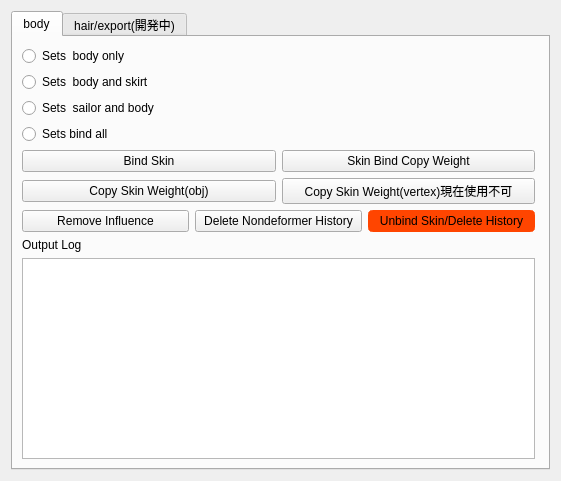
<?xml version="1.0" encoding="UTF-8"?>
<ui version="4.0">
 <class>Sinple_Bind_Tool</class>
 <widget class="QWidget" name="Sinple_Bind_Tool">
  <property name="geometry">
   <rect>
    <x>0</x>
    <y>0</y>
    <width>561</width>
    <height>481</height>
   </rect>
  </property>
  <property name="minimumSize">
   <size>
    <width>561</width>
    <height>481</height>
   </size>
  </property>
  <property name="windowTitle">
   <string>SinpleBindTool</string>
  </property>
  <layout class="QGridLayout" name="gridLayout_3">
   <item row="0" column="0">
    <widget class="QTabWidget" name="tabWidget">
     <property name="currentIndex">
      <number>0</number>
     </property>
     <widget class="QWidget" name="body">
      <property name="minimumSize">
       <size>
        <width>531</width>
        <height>0</height>
       </size>
      </property>
      <property name="maximumSize">
       <size>
        <width>531</width>
        <height>16777215</height>
       </size>
      </property>
      <attribute name="title">
       <string>body</string>
      </attribute>
      <layout class="QGridLayout" name="gridLayout_2">
       <item row="0" column="0">
        <layout class="QVBoxLayout" name="verticalLayout">
         <item>
          <widget class="QRadioButton" name="bind_body_btn">
           <property name="text">
            <string>Sets  body only</string>
           </property>
          </widget>
         </item>
         <item>
          <widget class="QRadioButton" name="bind_bodySK_btn">
           <property name="text">
            <string>Sets  body and skirt</string>
           </property>
          </widget>
         </item>
         <item>
          <widget class="QRadioButton" name="bind_bodysailor_btn">
           <property name="text">
            <string>Sets  sailor and body</string>
           </property>
          </widget>
         </item>
         <item>
          <widget class="QRadioButton" name="bind_all_btn">
           <property name="text">
            <string>Sets bind all</string>
           </property>
          </widget>
         </item>
        </layout>
       </item>
       <item row="1" column="0">
        <layout class="QHBoxLayout" name="horizontalLayout">
         <item>
          <widget class="QPushButton" name="bindskin_btn">
           <property name="text">
            <string>Bind Skin</string>
           </property>
          </widget>
         </item>
         <item>
          <widget class="QPushButton" name="bind_copy_btn">
           <property name="text">
            <string>Skin Bind Copy Weight</string>
           </property>
          </widget>
         </item>
        </layout>
       </item>
       <item row="2" column="0">
        <layout class="QHBoxLayout" name="horizontalLayout_6">
         <item>
          <widget class="QPushButton" name="copyskin_obj">
           <property name="text">
            <string>Copy Skin Weight(obj)</string>
           </property>
          </widget>
         </item>
         <item>
          <widget class="QPushButton" name="copyskin_ver">
           <property name="styleSheet">
            <string notr="true">QPushButton{\n	background-color#696969: ;}</string>
           </property>
           <property name="text">
            <string>Copy Skin Weight(vertex)現在使用不可</string>
           </property>
          </widget>
         </item>
        </layout>
       </item>
       <item row="3" column="0">
        <layout class="QHBoxLayout" name="horizontalLayout_2">
         <item>
          <widget class="QPushButton" name="remove_influence_btn">
           <property name="text">
            <string>Remove Influence</string>
           </property>
          </widget>
         </item>
         <item>
          <widget class="QPushButton" name="delete_history_btn">
           <property name="styleSheet">
            <string notr="true"/>
           </property>
           <property name="text">
            <string>Delete Nondeformer History</string>
           </property>
          </widget>
         </item>
         <item>
          <widget class="QPushButton" name="unbind_btn">
           <property name="styleSheet">
            <string notr="true">QPushButton{
	background-color: #ff4500;
	border: 4px solid #ff4500;
	border-radius: 5px;
}</string>
           </property>
           <property name="text">
            <string>Unbind Skin/Delete History</string>
           </property>
          </widget>
         </item>
        </layout>
       </item>
       <item row="4" column="0">
        <layout class="QVBoxLayout" name="verticalLayout_2">
         <item>
          <widget class="QLabel" name="label">
           <property name="text">
            <string>Output Log</string>
           </property>
          </widget>
         </item>
         <item>
          <widget class="QGraphicsView" name="log"/>
         </item>
        </layout>
       </item>
      </layout>
     </widget>
     <widget class="QWidget" name="hair_export">
      <attribute name="title">
       <string>hair/export(開発中)</string>
      </attribute>
      <layout class="QGridLayout" name="gridLayout">
       <item row="0" column="0">
        <layout class="QHBoxLayout" name="horizontalLayout_4">
         <item>
          <widget class="QLabel" name="label_3">
           <property name="text">
            <string>Bind Hair Object</string>
           </property>
          </widget>
         </item>
         <item>
          <widget class="QPushButton" name="hair_bind_btn">
           <property name="text">
            <string>Bind</string>
           </property>
          </widget>
         </item>
        </layout>
       </item>
       <item row="1" column="0">
        <layout class="QHBoxLayout" name="horizontalLayout_3">
         <item>
          <widget class="QLabel" name="label_2">
           <property name="text">
            <string>Create Line Objects</string>
           </property>
          </widget>
         </item>
         <item>
          <widget class="QPushButton" name="create_linobj_btn">
           <property name="text">
            <string>Create</string>
           </property>
          </widget>
         </item>
        </layout>
       </item>
       <item row="2" column="0">
        <widget class="Line" name="line">
         <property name="orientation">
          <enum>Qt::Horizontal</enum>
         </property>
        </widget>
       </item>
      </layout>
     </widget>
    </widget>
   </item>
  </layout>
 </widget>
 <resources/>
 <connections/>
</ui>
